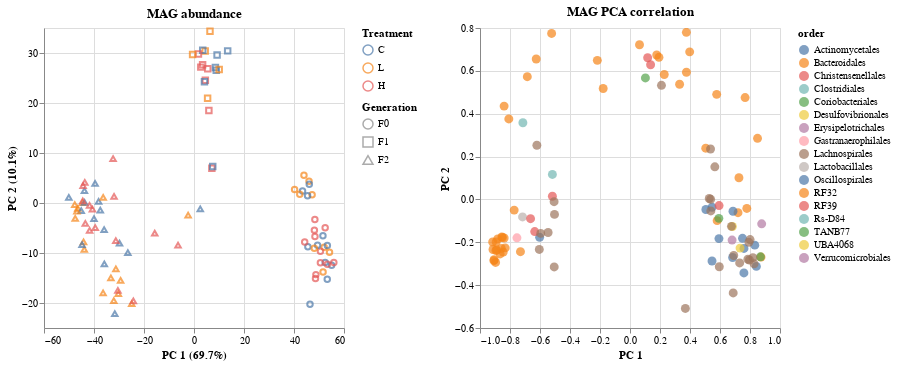

Notebook source saved alongside this figure:
### Code cell
a = alt.Chart(mag_cov_pca.reset_index(), title="MAG abundance").mark_point().encode(
    x=alt.X("PC 1").title(f"PC 1 ({round(mag_cov_expvar[0]*100, 1)}%)"), 
    y=alt.Y("PC 2").title(f"PC 2 ({round(mag_cov_expvar[1]*100, 1)}%)"),
    color=alt.Color("Treatment", sort=["C","L","H"]), shape="Generation",
    tooltip = ["sample_id","Group","Treatment","Generation"]
)

color="order"
source = mag_pca_corr.loc[(abs(mag_pca_corr["PC 1"])>0.5)|(abs(mag_pca_corr["PC 2"])>0.5)].reset_index()
b = alt.Chart(source, title="MAG PCA correlation").mark_circle(size=80).encode(
    x="PC 1", y="PC 2",
    color=color,
    tooltip = ranks+["Genome"]
).interactive()

alt.hconcat(a, b).resolve_scale(color="independent", shape="independent")
